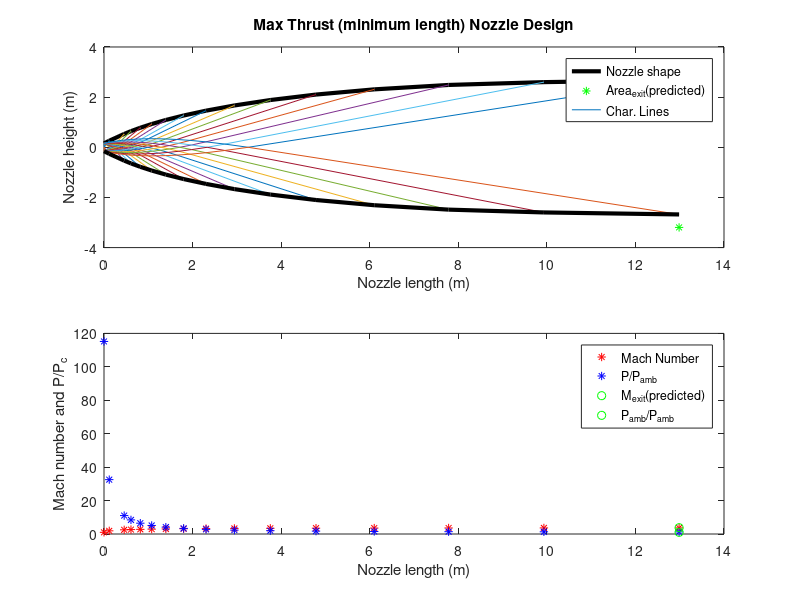
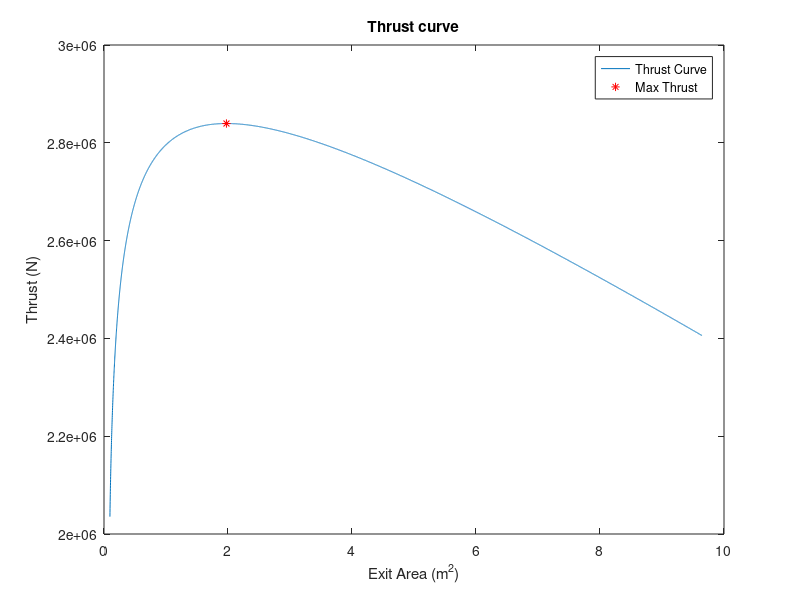

These figures' MATLAB source, in order:
%%%%%%%%%%%%%%%%%%%%%%%%%%%%%%%%%%%%%%%%%%%%%%%%%%%%%%%%%%%%%%%%%%
% Nozzle design using method of characteristics for Sprint missile
% Reference: Modern Compressible Flow by John Anderson
%%%%%%%%%%%%%%%%%%%%%%%%%%%%%%%%%%%%%%%%%%%%%%%%%%%%%%%%%%%%%%%%%%

clear;
clc;

%   Problem parameters
T_c = 3644.261;     % Temperature in the combustion chamber (K)
P_c = 2500 * 6894.76;    % Pressure in the combustion chamber (Pa)
P_amb = 8.4560E4;  % Ambient pressure (Pa)
T_amb = 278.41;    % Ambient temperature (K) at burnout
gamma = 1.197;   % Ratio of Specific Heats Cp/Cv (Gamma)
W = 29.356;       % Molecular weight of gas (kg/kmol)
width = sqrt(.0955);     % Nozzle width (meters)
h_th = sqrt(.0955);    % Throat  height (meters)

%   Method of Characteristics
num = 15;       % Number of Characteristic lines
theta_i = .03;  % Initial step in theta 
plotter = 1;    % Set to '1' to plot nozzle

dh = h_th/100;
max_iter = 10000;
R = 8314/W;

%   Part A

%find where P becomes u
h(1) = h_th;
A_star = h_th*width;
M =1;
dM1 = .1;
for i=1: max_iter
    h(i) = h(1) + (i-1)*dh;
    Ae(i) = h(i)*width;
    A_Asq = (Ae(i)/A_star)^2;
    A_ratio(i)=sqrt(A_Asq);
    
    % Newton Rhapson on Eq. 5.20 - Anderson text
    res = 1;
    if i > 1
        M = Ma(i-1);
    end
    
     while res > .001
        M2 = M + dM1;
        funa1 = -A_Asq + (1/M^2)*((2/(gamma+1))*(1+(gamma-1)*M^2/2))^((gamma+1)/(gamma-1));
        funa2 = -A_Asq + (1/M2^2)*((2/(gamma+1))*(1+(gamma-1)*M2^2/2))^((gamma+1)/(gamma-1));
        dv_dm = (funa2-funa1)/dM1;
        
        M = M - funa1/dv_dm;
        res = abs(funa1);
        
    end
    Ma(i) = M;
    
    % Find Pressure
    P(i) = P_c*(1+(gamma-1)*Ma(i)^2/2)^(-gamma/(gamma-1));
    
    % Find thrust for each point
    Te(i) = T_c/(1+(gamma-1)*Ma(i)^2/2);
    Tt(i) = T_c/(1+(gamma-1)/2);
    Ve(i) = Ma(i)*sqrt(Te(i)*gamma*R);
    Vt(i) = sqrt(Tt(i)*gamma*R);
    rhot(i) = P(i)/(R*Te(i));
    mdot(i) = rhot(i)*Ve(i)*Ae(i);
    TT(i) = mdot(i)*Ve(i) + (P(i) - P_amb)*Ae(i);
    
    if P(i) < P_amb
        % Calculate the pressure if shock wave exists at the exit plane
        P_exit = P(i)*(1+(gamma*2/(gamma+1))*(Ma(i)^2-1));
        
         if P_exit <= P_amb
             P(i) = P_exit;
             break
         else
         end
        
    else
    end
    
end

figure(2)
plot(Ae,TT)
title('Thrust curve')
xlabel('Exit Area (m^2)')
ylabel('Thrust (N)')

%   Part B  
%   Determine the nominal exit area of the nozzle 
%   to maximize thrust

[a,b]=max(TT);
%   Over or Underexpand the nozzle
b = b;
A_max = Ae(b);
Max_thrust = TT(b);
hold on;
plot(A_max,Max_thrust,'r*')
legend('Thrust Curve','Max Thrust')

%   Part C
%   Method of Characteristics

M_e = Ma(b);       %Mach number at ideal exit 

%Find theta_max by using equation 11.33
theta_max = (180/pi)*(sqrt((gamma+1)/(gamma-1))*atan((sqrt((gamma-1)*(M_e^2-1)/(gamma+1))))-atan(sqrt(M_e^2-1)))/2;

%  D_theta for each char line
del_theta = (theta_max - theta_i)/(num-1);

% Find 

for i=1:num
    %   Initialize mach numeber
    
    for j=1:num
        if i==1
            % Theta for each line (first lines)
            theta(i,j) = theta_i + del_theta*(j-1);
            nu(i,j) = theta(i,j);
            K_m(i,j) = theta(i,j) + nu(i,j);
            K_p(i,j) = theta(i,j) - nu(i,j);       
        
        elseif i > 1
        
            K_p(i,j) = -K_m(1,i);
            
            % Find thetas
            if j >= i
                theta(i,j) = del_theta*(j-i);
            else
                % theta(i,j) = theta(j,i-1);
                theta(i,j) = theta(j,i);
                
            end
            nu(i,j) = theta(i,j) - K_p(i,j);
            K_m(i,j) = theta(i,j) + nu(i,j);
        end
    
    % Prandtl-Meyer function (using Newton Rhapson)
    dM = .1; % Leave at about .1
    if j == 1
        M_ex(i,j) = 1.00;
    else
        M_ex(i,j) = M_ex(i,j-1);
    end
    M = M_ex(i,j);    
    
    res = 1;
    while res > .01
        M2 = M + dM;
        funv1 = (-nu(i,j)*(pi/180)+(sqrt((gamma+1)/(gamma-1))*atan((sqrt((gamma-1)*(M^2-1)/(gamma+1))))-atan(sqrt(M^2-1))));
        funv2 = (-nu(i,j)*(pi/180)+(sqrt((gamma+1)/(gamma-1))*atan((sqrt((gamma-1)*(M2^2-1)/(gamma+1))))-atan(sqrt(M2^2-1))));
        dv_dm = (funv2-funv1)/dM;
        
        M = M - funv1/dv_dm;
        res = abs(funv1);
        
    end
    M_ex(i,j) = M;
    
    % Find the angle mu
    mu(i,j) = (180/pi)*asin(1/M_ex(i,j));
         
    end
    
    % Add last point to char line
    theta(i,num+1) = theta(i,num);
    nu(i,num+1) = nu(i,num);
    K_m(i,num+1) = K_m(i,num);
    K_p(i,num+1) = K_p(i,num);
end

char = zeros(num,num+1,2);
for i=1:num
    
    for j=1:num+1
        
% Draw points of intersection        
        %   Point 1 of all char lines          
        if j == 1 
            char(i,j,1) = 0;
            char(i,j,2) = h_th/2;
        end
        
        %   Where first line hits the symmetry line
        if i == 1 && j==2            
            char(i,j,1) = (-h_th/2)/tan((pi/180)*(theta(1,j-1)-mu(1,j-1)));
            char(i,j,2) = 0;
        end

        %   Where all other lines hit the symmetry line
        if j == i+1 && j>2            
              char(i,j,1) = -char(i-1,j,2)/tan((pi/180)*(.5*theta(i,j-2)-.5*(mu(i,j-2)+mu(i,j-1)))) + char(i-1,j,1);
              char(i,j,2) = 0;
              test(i,j) = (theta(i,j-2)-.5*(mu(i,j-2)+mu(i,j-1)));
              testpty(i,j) = char(i-1,j,2);
              testptx(i,j) = char(i-1,j,1);                
        end
            
        %   All other data points for char 1 calculated
        if i ==1 && j>2 & j ~= i+1
            C_p = tan((pi/180)*(.5*(theta(i,j-2)+theta(i,j-1))+.5*(mu(i,j-2)+mu(i,j-1))));
            C_m = tan((pi/180)*(.5*(theta(j-1,1)+theta(i,j-1))-.5*(mu(j-1,1)+mu(i,j-1))));
            A = [1,-C_m;1,-C_p];
            B = [char(1,1,2) - char(1,1,1)*C_m;
                char(1,j-1,2) - char(1,j-1,1)*C_p];
                iterm(1,:)=inv(A)*B;
                char(i,j,1) = iterm(1,2);
                char(i,j,2) = iterm(1,1);
        end
        
        %   All other points for all char lines calculated
        if i > 1 && j~=i+1 && j>2        
            C_p = tan((pi/180)*(.5*(theta(i,j-2)+theta(i,j-1))+.5*(mu(i,j-2)+mu(i,j-1))));
            C_m = tan((pi/180)*(.5*(theta(i-1,j-1)+theta(i,j-1))-.5*(mu(i-1,j-1)+mu(i,j-1))));
            A = [1,-C_m;1,-C_p];
            B = [char(i-1,j,2) - char(i-1,j,1)*C_m; char(i,j-1,2) - char(i,j-1,1)*C_p];
                
            iterm(1,:) = inv(A)*B;
            char(i,j,1) = iterm(1,2);
            char(i,j,2) = iterm(1,1);  
        end
    end
end

%  Fill in similar points (where char lines share points)
for i = 2:num
    for j=2:num
        char(j,i,1) = char(i-1,j+1,1);
        char(j,i,2) = char(i-1,j+1,2);
    end
end
        
% ******Make the nozzle shape and extend the char lines to wall******

%   Initial start point of the nozzle (at throat)
noz(1,1) = 0;
noz(1,2) = h_th/2;

%   Find all the points of the nozzle
for i = 2 : num
    %   Find different slopes and points to intersect
    m1 = tan((pi/180)*(theta(i-1,num)+mu(i-1,num)));    
    if i ==2
        m2 = (pi/180)*theta_max;
    else
        m2 = ((pi/180)*(theta(i-1,num+1)));
    end
    m3 = ((pi/180)*(theta(i-1,num)));
    m4 = tan((m2+m3)/2);
    
    A = [1,-m4; 1,-m1];
    B = [noz(i-1,2) - noz(i-1,1)*m4; char(i-1,num+1,2) - char(i-1,num+1,1)*m1];
                
    iterm(1,:) = inv(A)*B;
    noz(i,1) = iterm(1,2);
    noz(i,2) = iterm(1,1); 
    
    %   Extend char lines to wall
    char(i-1,num+2,1)= noz(i,1);
    char(i-1,num+2,2)= noz(i,2);
end

%Last line
m1 = tan((pi/180)*(theta(num,num)+ mu(num,num)));
m2 = ((pi/180)*(theta(num-1,num)));
m3 = ((pi/180)*(theta(num,num+1)));
m4 = tan((m2+m3)/2);

A = [1,-m4; 1,-m1];
B = [noz(num,2) - noz(num,1)*m4; char(num,num+1,2) - char(num,num+1,1)*m1];
                
iterm(1,:) = inv(A)*B;
noz(num+1,1) = iterm(1,2);
noz(num+1,2) = iterm(1,1); 
    
%   Extend char lines to wall
char(num,num+2,1)= noz(num+1,1);
char(num,num+2,2)= noz(num+1,2);

if plotter ==1

%   Plot the nozzle shape
figure(1);clf;
subplot(2,1,1);
plot(noz(:,1),noz(:,2),'k','LineWidth',3)
hold on;
[a,b] = max(noz);
plot(a(1),A_max/width/2,'g*')

%   Plot for loop for char lines
for i = 1 : num
    figure(1)
    hold on;
    plot(char(i,:,1),char(i,:,2))
    hold on;
    plot(char(i,:,1),-char(i,:,2))
end

%   Plot the nozzle shape (bottom side)
figure(1)
subplot(2,1,1)
hold on;
plot(noz(:,1),-noz(:,2),'k','LineWidth',3)
hold on;
plot(a(1),-A_max/width/2,'g*')
title('Max Thrust (minimum length) Nozzle Design')
xlabel('Nozzle length (m)')
ylabel('Nozzle height (m)')
legend('Nozzle shape','Area_e_x_i_t(predicted)','Char. Lines')

else 
end

%   Find  % errors in A/A* and Mexit
error_Area = 100*(width*2*noz(num,2) - A_max)/(A_max);
error_Mach = 100*(M_e - M_ex(num,num))/M_e;

%   Plot Mach Number and pressure through nozzle using the quasi-1D
%   area relations.  (Isentropic expansion through nozzle)
Mnoz(1) = 1.0;  %   Choked Flow
M = Mnoz(1);
for i=1: size(noz,1)
    Ae(i) = 2*noz(i,2)*width;
    A_Asq = (Ae(i)/A_star)^2;
    A_ratio(i)=sqrt(A_Asq);
    
    %Newton Rhapson on Eq. 5.20 - Anderson text
    res = 1;
    if i > 1
        M = Mnoz(i-1);
    
    
     while res > .001
        M2 = M + dM1;
        funa1 = -A_Asq + (1/M^2)*((2/(gamma+1))*(1+(gamma-1)*M^2/2))^((gamma+1)/(gamma-1));
        funa2 = -A_Asq + (1/M2^2)*((2/(gamma+1))*(1+(gamma-1)*M2^2/2))^((gamma+1)/(gamma-1));
        dv_dm = (funa2-funa1)/dM1;
        
        M = M - funa1/dv_dm;
        res = abs(funa1);
        
    end
    Mnoz(i) = M;
    end
    % Find Pressure 
    Pnoz(i) = P_c*(1+(gamma-1)*Mnoz(i)^2/2)^(-gamma/(gamma-1));
end

figure(1);
subplot(2,1,2)
plot(noz(:,1),Mnoz,'r*')
hold on;
plot(noz(:,1),Pnoz/P_amb,'b*')
hold on;
plot(noz(size(noz,1),1),M_e,'go')
hold on;
plot(noz(size(noz,1),1),1,'go')
xlabel('Nozzle length (m)')
ylabel('Mach number and P/P_c')
legend('Mach Number','P/P_a_m_b','M_e_x_i_t(predicted)','P_a_m_b/P_a_m_b')